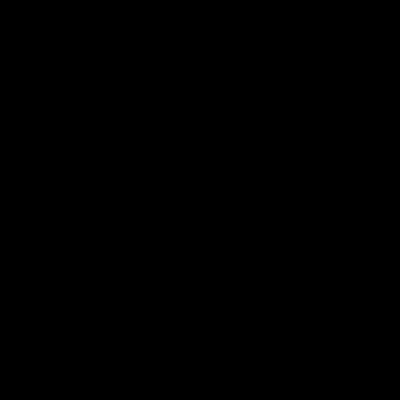
Frame 1 (no input)
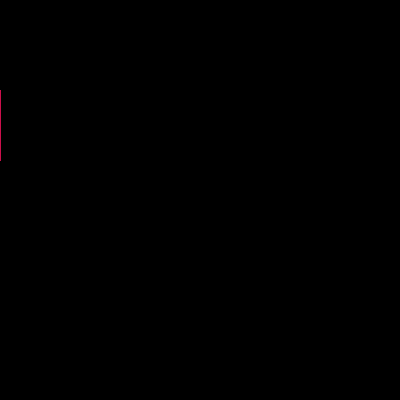
Frame 60 (the mouse pressed at the canvas centre just before this capture)
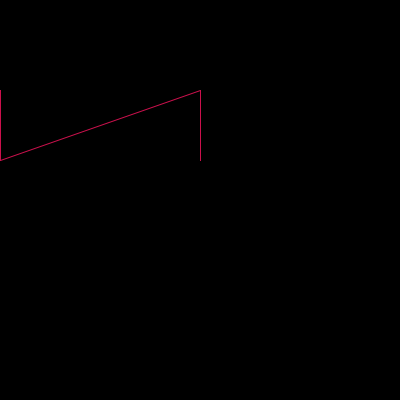
Frame 120 (the mouse held since frame 60 and released just before this capture)

The Processing sketch that drew these frames (run headless with seeded random() and noise(); from frame 60 on, the mouse is pressed at the canvas centre):

// Processing sketch: processing_134004
// ── processing_134004.pde

void setup(){
size (400,400);
background(0);
}


 void draw() { 

  line(mouseX, 90, pmouseX, 160); 
  stroke(203,16,76);
 }
